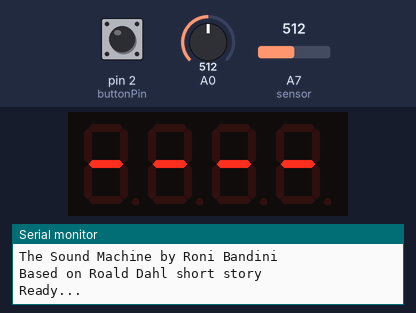
The sketch below on a simulated Arduino Nano, built with avr-gcc and run on an emulated ATmega328P. Parts: 4-digit seven-segment display, the last lines printed to the serial monitor. The inputs (shaded band) are chosen by the test bench; at power-on: pin 2 (buttonPin) HIGH, A0 = 512, A7 (sensor) = 512. Random numbers use the default seed unless the sketch sets one.

Above: at 6.2 s.
6.3 s: pin 2 (buttonPin) pulled LOW for 3.2 s
At 7.1 s:
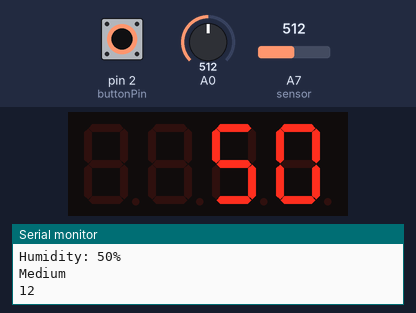
Timing chart, 0 to 9.3 s (numbered marks = the images above; inputs shaded):
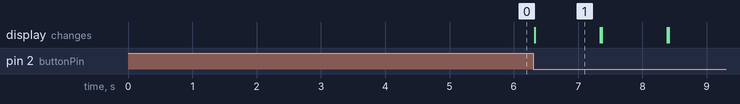

Measured:
- after the input at 6.3 s, the display: changes at once (image 1)
- what the display in image 1 shows lasts 1.0 s, from 6.3 s to 7.3 s

The sketch:

SoundMachine3.ino
```cpp
/*
The Sound Machine - based on Roald Dahl short story
Roni Bandini
March 2020
Buenos Aires, Argentina
Twitter/Instagram @RoniBandini
*/

#include "SoftwareSerial.h"
#include <TM1637Display.h>

// Mp3 player rx and tx
SoftwareSerial mySerial(10, 11);

# define Start_Byte 0x7E
# define Version_Byte 0xFF
# define Command_Length 0x06
# define End_Byte 0xEF
# define Acknowledge 0x00
# define ACTIVATED LOW

#define sensor A7
#define buttonPin 2
#define CLK 4
#define DIO 5

// Creates display object
TM1637Display display(CLK, DIO);

// All - in display
const uint8_t SEG_START[] = {
          SEG_G,            // -
           SEG_G, // -
          SEG_G,   // -
          SEG_G  // -
          };

int buttonValue=0;
int humidValue=0;
long randNumber;

void setup(){

        Serial.begin(9600);

        display.setBrightness(0x0f);

        display.setSegments(SEG_START);

        // humidity sensor
        pinMode(sensor, INPUT);
        // button
        pinMode(buttonPin,INPUT_PULLUP);

        // mp3 player
        mySerial.begin(9600);

        // nothing being played, just init
        playFirst();

        Serial.println("The Sound Machine by Roni Bandini");
        Serial.println("Based on Roald Dahl short story");

        delay (2000);

        Serial.println("Ready...");

}


void loop(){

  // read button
  buttonValue = digitalRead(buttonPin);

  if (buttonValue == LOW) {

          // button has been pressed, map humidty sensor
          humidValue = map(analogRead(sensor), 0, 1023, 100, 0);

           // for random sounds in each moisture category
          randomSeed(analogRead(0));

          Serial.print("Humidity: ");
          Serial.print(humidValue);
          Serial.println("%");

          // send to display
          display.showNumberDec(humidValue, false,4);

          if (humidValue<40){
                randNumber = random(1, 10);
                Serial.println("Dry");
                switch (randNumber) {
                  case 1:
                     execute_CMD(0x0F,0x01,0x01);
                    break;
                  case 2:
                     execute_CMD(0x0F,0x01,0x02);
                    break;
                    case 3:
                     execute_CMD(0x0F,0x01,0x03);
                    break;
                    case 4:
                     execute_CMD(0x0F,0x01,0x04);
                    break;
                    case 5:
                     execute_CMD(0x0F,0x01,0x05);
                    break;
                    case 6:
                     execute_CMD(0x0F,0x01,0x06);
                    break;
                    case 7:
                     execute_CMD(0x0F,0x01,0x07);
                    break;
                     case 8:
                     execute_CMD(0x0F,0x01,0x08);
                    break;
                    case 9:
                     execute_CMD(0x0F,0x01,0x09);
                    break;
                }


            }

          if (humidValue>39 and humidValue<60){
                randNumber = random(10, 13);
                Serial.println("Medium");
                Serial.println(randNumber);
                switch (randNumber) {
                    case 10:
                     execute_CMD(0x0F,0x01,0x10);
                    break;
                    case 11:
                     execute_CMD(0x0F,0x01,0x11);
                    break;
                }
            }

           if (humidValue>61){
                randNumber = random(12, 19);
                Serial.println("Lot of water");
                Serial.println(randNumber);
                switch (randNumber) {
                  case 12:
                     execute_CMD(0x0F,0x01,0x12);
                    break;
                  case 13:
                     execute_CMD(0x0F,0x01,0x13);
                    break;
                    case 14:
                     execute_CMD(0x0F,0x01,0x14);
                    break;
                    case 15:
                     execute_CMD(0x0F,0x01,0x15);
                    break;
                    case 16:
                     execute_CMD(0x0F,0x01,0x16);
                    break;
                    case 17:
                     execute_CMD(0x0F,0x01,0x17);
                    break;
                    case 18:
                     execute_CMD(0x0F,0x01,0x18);
                    break;
                }
            }

 delay(1000);
 display.setSegments(SEG_START);
 } // button pressed

}


void playFirst()
{
  execute_CMD(0x3F, 0, 0); // query device
  delay(500);
  setVolume(25);
  delay(500);
  //execute_CMD(0x11,0,1); // repeat playback
  //delay(500);
}

void pause()
{
  execute_CMD(0x0E,0,0);
  delay(500);
}

void play()
{
  execute_CMD(0x0D,0,1);
  delay(500);
}

void playNext()
{
  execute_CMD(0x01,0,1);
  delay(500);
}

void playPrevious()
{
  execute_CMD(0x02,0,1);
  delay(500);
}

void setVolume(int volume)
{
  execute_CMD(0x06, 0, volume); // Set the volume (0x00~0x30)
  delay(2000);
}

void execute_CMD(byte CMD, byte Par1, byte Par2)
// Excecute the command and parameters
{
// Calculate the checksum (2 bytes)
word checksum = -(Version_Byte + Command_Length + CMD + Acknowledge + Par1 + Par2);
// Build the command line
byte Command_line[10] = { Start_Byte, Version_Byte, Command_Length, CMD, Acknowledge,
Par1, Par2, highByte(checksum), lowByte(checksum), End_Byte};
//Send the command line to the module
for (byte k=0; k<10; k++)
{
mySerial.write( Command_line[k]);
}
}
```
